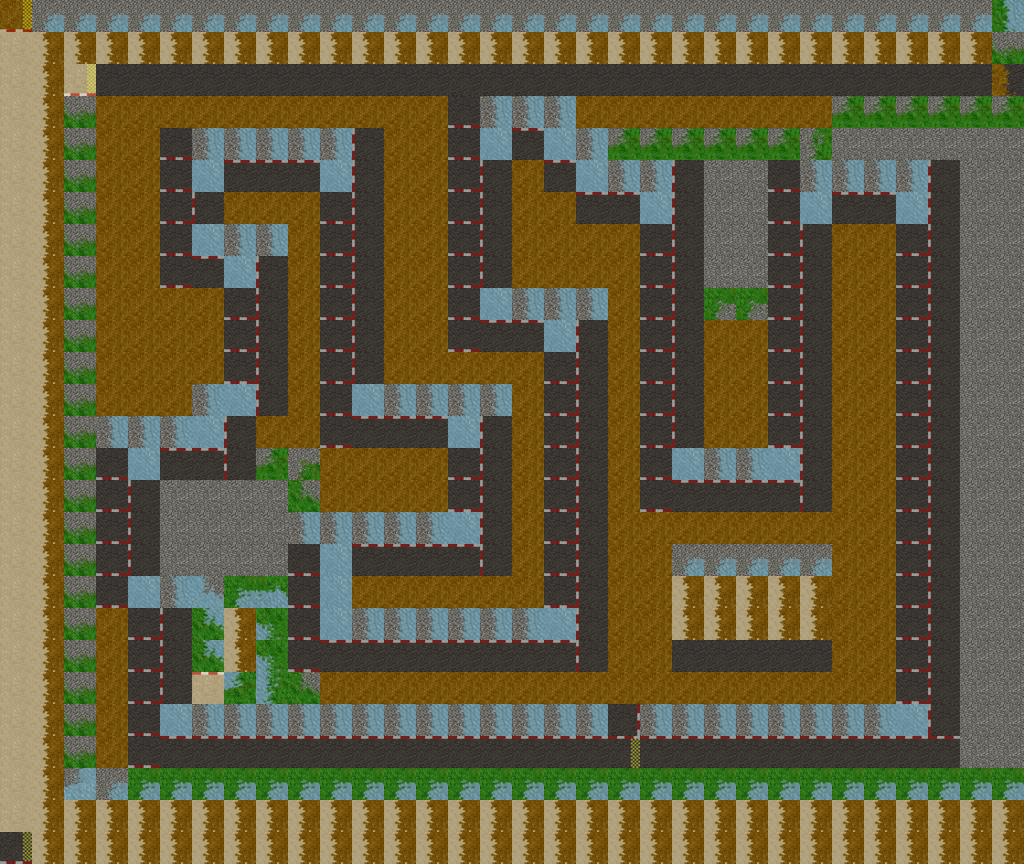

Rendered tile map (Tiled .tmx) drawn with the repository's tilesets; below, a short description and the map source with its tile grids summarised:
An orthogonal 32x27 tile map with 32x32 px tiles, 1 tile layer (pistaTeste).

<map version="1.0" orientation="orthogonal" width="32" height="27" tilewidth="32" tileheight="32">
 <tileset firstgid="0" name="level" tilewidth="32" tileheight="32">
  <image source="TilesPacked/level.png" width="256" height="512" />
 </tileset>
 <layer name="pistaTeste" width="32" height="27">
  <data>[864 cells, 864 non-empty, 33 distinct tile ids]</data>
 </layer>
</map>